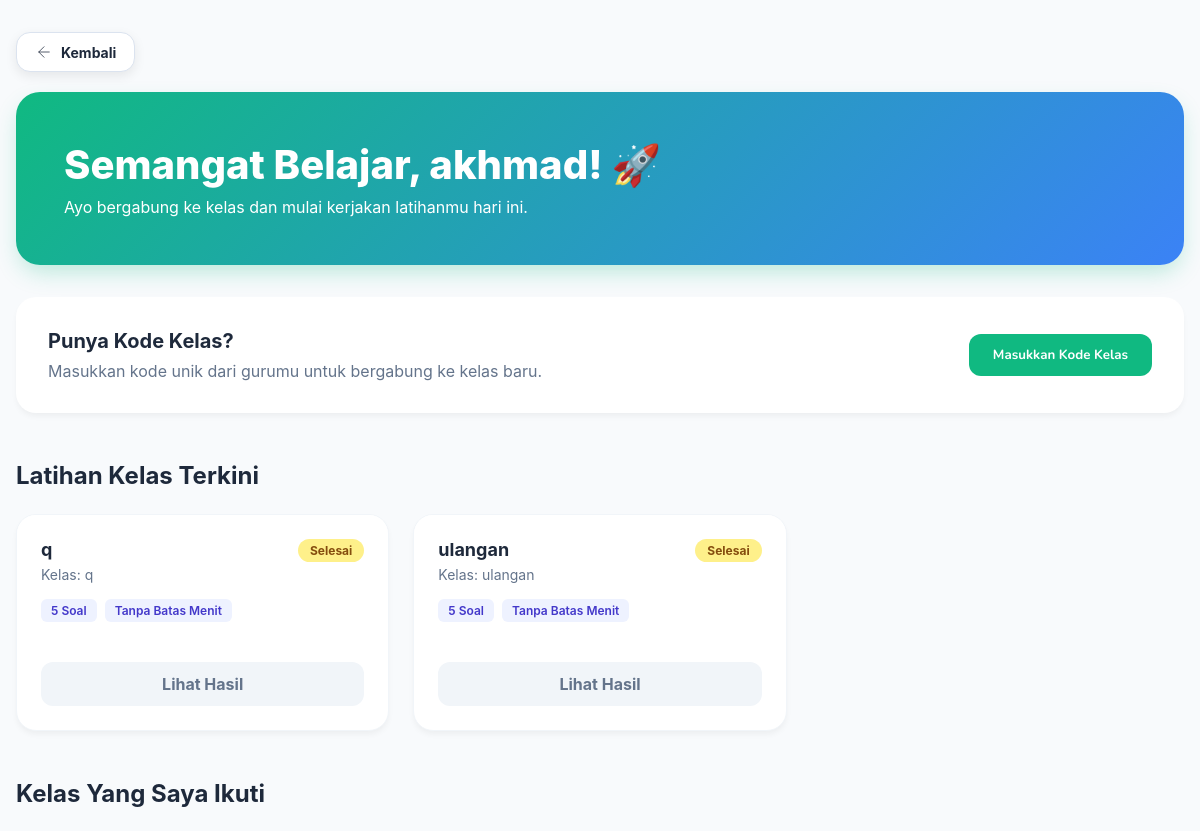
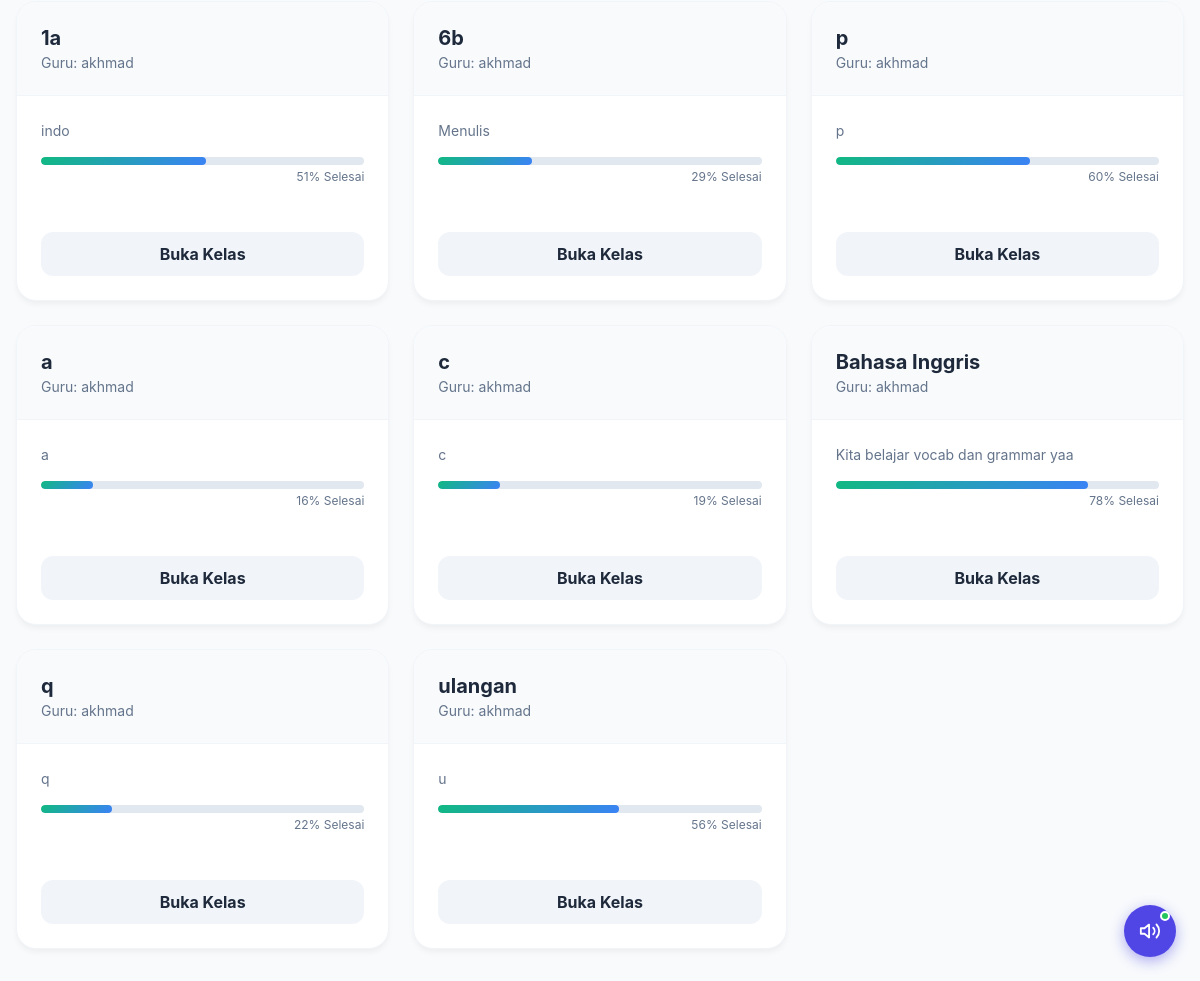
The page /murid/dashboard (signed in) on the database its author committed (2 pictures, top to bottom).
### app/models/user.py (models this page shows)
class User(Base):
    __tablename__ = "users"
    id = Column(Integer, primary_key=True, index=True)
    nama = Column(String, index=True)
    email = Column(String, unique=True, index=True)
    password = Column(String)
    role = Column(String, default="murid") # "murid" or "guru"
    foto_profil = Column(String, default="/static/assets/images/mascot.png")

### app/models/latihan.py (models this page shows)
class Latihan(Base):
    __tablename__ = "latihan"
    id = Column(Integer, primary_key=True, index=True)
    kelas_id = Column(Integer, ForeignKey("kelas.id"), index=True)
    guru_id = Column(Integer, ForeignKey("users.id"), index=True)
    judul = Column(String, index=True)
    pertanyaan = Column(Text)
    tipe_soal = Column(String, default="essay")  # "essay", "pilihan_ganda", "isian", "handwriting_huruf", "handwriting_kata", "tebak_gambar"
    metode_pembuatan = Column(String, default="manual")  # "manual", "random"
    dataset_type = Column(String, nullable=True)  # "huruf", "kata", "hewan", etc.
    jumlah_soal = Column(Integer, default=5)
    durasi_menit = Column(Integer, default=0) # 0 = tanpa batas
    waktu_mulai = Column(DateTime, nullable=True)
    waktu_selesai = Column(DateTime, nullable=True)
    status = Column(String, default="draft")  # "draft", "aktif", "selesai"
    soal_tergenerate = Column(Text, nullable=True)  # JSON list of questions
    izinkan_retry = Column(Boolean, default=False)
    max_attempt = Column(Integer, default=1)  # -1 = unlimited
    mode_timer = Column(String, default="total")  # "total", "per_soal"
    durasi_per_soal = Column(Integer, default=30)  # dalam detik
    izinkan_lihat_hasil = Column(Boolean, default=True)
    pilihan_jawaban = Column(Text, nullable=True)  # JSON format: {"A": "...", "B": "...", ...}
    jawaban_kunci = Column(Text, nullable=True)  # Jawaban yang benar
    tingkat_kesulitan = Column(String, default="mudah")  # "mudah", "sedang", "sulit"
    dibuat_pada = Column(DateTime, default=datetime.utcnow)
    diupdate_pada = Column(DateTime, default=datetime.utcnow, onupdate=datetime.utcnow)
    kelas = relationship("Kelas")
    guru = relationship("User")
    jawaban_siswa = relationship("Jawaban", back_populates="latihan", cascade="all, delete-orphan")

### app/models/kelas.py (models this page shows)
class Kelas(Base):
    __tablename__ = "kelas"
    id = Column(Integer, primary_key=True, index=True)
    nama_kelas = Column(String, index=True)
    deskripsi = Column(Text)
    guru_id = Column(Integer, ForeignKey("users.id"))
    kode_kelas = Column(String, unique=True, index=True)
    dibuat_pada = Column(DateTime, default=datetime.utcnow)
    guru = relationship("User")
    enrollments = relationship("Enrollment", back_populates="kelas", cascade="all, delete-orphan")

### app/routes/murid.py (the view)
@router.get("/dashboard", response_class=HTMLResponse)
async def murid_dashboard(request: Request, db: Session = Depends(get_db)):
    user = get_current_user(request, db)
    if not user or user.role != "murid":
        return RedirectResponse(url="/login")
    kelas_list = get_kelas_by_siswa(db, user.id)
    kelas_ids = [k.id for k in kelas_list]
    from app.models.latihan import Latihan
    latihan_tersedia = []
    if kelas_ids:
        latihan_tersedia = db.query(Latihan).filter(Latihan.kelas_id.in_(kelas_ids), Latihan.status != "draft").all()
    now = datetime.now()
    latihan_data = []
    for lat in latihan_tersedia:
        st = "aktif"
        if lat.status == "selesai":
            st = "selesai"
        else:
            if lat.waktu_mulai and now < lat.waktu_mulai:
                st = "belum_dimulai"
            elif lat.waktu_selesai and now > lat.waktu_selesai:
                st = "berakhir"
        from app.services.latihan import get_jawaban_siswa
        sudah_dikerjakan = get_jawaban_siswa(db, lat.id, user.id) is not None
        latihan_data.append({
            "latihan": lat,
            "status_waktu": st,
            "sudah_dikerjakan": sudah_dikerjakan,
            "nama_kelas": next((k.nama_kelas for k in kelas_list if k.id == lat.kelas_id), "Unknown")
        })
    import random
    kelas_list_data = []
    for k in kelas_list:
        progress_val = random.randint(10, 90)
        tugas_baru_val = sum(1 for l in latihan_data if l["latihan"].kelas_id == k.id and l["status_waktu"] == "aktif" and not l["sudah_dikerjakan"])
        kelas_list_data.append({
            "kelas": k,
            "progress": progress_val,
            "tugas_baru": tugas_baru_val
        })
    return templates.TemplateResponse(
        request=request,
        name="murid/dashboard.html",
        context={
            "user": user,
            "kelas_list": kelas_list,
            "kelas_list_data": kelas_list_data,
            "latihan_data": latihan_data
        }
    )

### app/templates/murid/dashboard.html (shortened to what this page needs)
{% extends "layout.html" %}
{% block content %}
<div class="dashboard-container">
    <div class="riwayat-back-shell">
        <a href="/beranda" class="riwayat-back-btn" id="riwayat-back" title="Kembali ke halaman sebelumnya">
            <svg viewBox="0 0 24 24" fill="none" stroke="currentColor" stroke-linecap="round" stroke-linejoin="round"
                aria-hidden="true">
                <path d="M19 12H5"></path>
                <path d="M12 19l-7-7 7-7"></path>
            </svg>
            <span>Kembali</span>
        </a>
    </div>
    <div class="welcome-section">
        <h1>Semangat Belajar, {{ user.nama }}! 🚀</h1>
        <p>Ayo bergabung ke kelas dan mulai kerjakan latihanmu hari ini.</p>
    </div>
    <div class="join-section">
        <div class="join-info">
            <h2>Punya Kode Kelas?</h2>
            <p>Masukkan kode unik dari gurumu untuk bergabung ke kelas baru.</p>
        </div>
        <button class="btn-join" id="btn-buka-modal-kode" onclick="bukaModalKode()">
            Masukkan Kode Kelas
        </button>
    </div>
    <div class="section-header">
        <h2>Latihan Kelas Terkini</h2>
    </div>
    <div class="kelas-grid" style="margin-bottom: 3rem;">
        {% if latihan_data %}
        {% for item in latihan_data %}
        <div class="kelas-card">
            <div class="kelas-header" style="background: white; border-bottom: none; padding-bottom: 0;">
                <div style="display: flex; justify-content: space-between; align-items: flex-start;">
                    <h3 style="font-size: 1.125rem; font-weight: 700; color: #1e293b; margin: 0;">{{ item.latihan.judul
                        }}</h3>
                    {% if item.status_waktu == 'belum_dimulai' %}
                    <span
                        style="background: #f1f5f9; color: #64748b; padding: 4px 12px; border-radius: 99px; font-size: 0.75rem; font-weight: 700;">Belum
                        Dimulai</span>
                    {% elif item.status_waktu == 'selesai' or item.status_waktu == 'berakhir' or item.sudah_dikerjakan
                    %}
                    <span
                        style="background: #fef08a; color: #854d0e; padding: 4px 12px; border-radius: 99px; font-size: 0.75rem; font-weight: 700;">Selesai</span>
                    {% else %}
                    <span
                        style="background: #bbf7d0; color: #166534; padding: 4px 12px; border-radius: 99px; font-size: 0.75rem; font-weight: 700;">Berlangsung</span>
                    {% endif %}
                </div>
                <div style="font-size: 0.875rem; color: #64748b; margin-top: 0.25rem;">Kelas: {{ item.nama_kelas }}
                </div>
            </div>
            <div class="kelas-body" style="padding-top: 1rem; padding-bottom: 0;">
                <div style="display: flex; gap: 0.5rem; flex-wrap: wrap; margin-bottom: 1rem;">
                    <span
                        style="background: #eef2ff; color: #4338ca; padding: 4px 10px; border-radius: 6px; font-size: 0.75rem; font-weight: 600;">{{
                        item.latihan.jumlah_soal }} Soal</span>
                    <span
                        style="background: #eef2ff; color: #4338ca; padding: 4px 10px; border-radius: 6px; font-size: 0.75rem; font-weight: 600;">{{
                        item.latihan.durasi_menit if item.latihan.durasi_menit > 0 else 'Tanpa Batas' }} Menit</span>
                </div>
            </div>
            <div class="kelas-footer">
                {% if item.status_waktu == 'aktif' and not item.sudah_dikerjakan %}
                <a href="/murid/latihan/{{ item.latihan.id }}/kerjakan" class="btn-masuk"
                    style="background: #6366f1; color: white;">Kerjakan Latihan</a>
                {% elif item.sudah_dikerjakan %}
                <a href="/murid/latihan/{{ item.latihan.id }}/hasil" class="btn-masuk"
                    style="background: #f1f5f9; color: #64748b;">Lihat Hasil</a>
                {% else %}
                <button disabled class="btn-masuk"
                    style="background: #f1f5f9; color: #94a3b8; width: 100%; border: none; cursor: not-allowed;">Belum
                    Tersedia</button>
                {% endif %}
            </div>
        </div>
        {% endfor %}
        {% else %}
        <div class="empty-state">
            <p>Belum ada latihan yang aktif untuk saat ini.</p>
        </div>
        {% endif %}
    </div>
    <div class="section-header">
        <h2>Kelas Yang Saya Ikuti</h2>
    </div>
    <div class="kelas-grid">
        {% if kelas_list %}
        {% for kelas_data in kelas_list_data %}
        <div class="kelas-card">
            <div class="kelas-header">
                <h3>
                    {{ kelas_data.kelas.nama_kelas }}
                </h3>
                <div class="guru-info">Guru: {{ kelas_data.kelas.guru.nama if kelas_data.kelas.guru else 'Anonim' }}
                </div>
            </div>
            <div class="kelas-body">
                <p>{{ kelas_data.kelas.deskripsi or 'Tidak ada deskripsi.' }}</p>
                <div class="progress-container">
                    <div class="progress-bar" style="width: {{ kelas_data.progress }}%;"></div>
                </div>
                <span class="progress-text">{{ kelas_data.progress }}% Selesai</span>
            </div>
            <div class="kelas-footer">
                <a href="/murid/kelas/{{ kelas_data.kelas.id }}/latihan" class="btn-masuk">Buka Kelas</a>
            </div>
        </div>
        {% endfor %}
        {% endif %}
    </div>
</div>
{% endblock %}

### app/static/css/global.css (style rules this page uses)
:root { --blue-50: #EFF6FF; --blue-100: #DBEAFE; --blue-200: #BFDBFE; --blue-300: #93C5FD; --blue-400: #60A5FA; --blue-500: #3B82F6; --blue-600: #2563EB; --blue-700: #1D4ED8; --blue-800: #1E40AF; --gray-50: #F8FAFC; --gray-100: #F1F5F9; --gray-200: #E2E8F0; --gray-300: #CBD5E1; --gray-400: #94A3B8; --gray-500: #64748B; --gray-700: #334155; --gray-900: #0F172A; --white: #FFFFFF; --radius-sm: 8px; --radius-md: 14px; --radius-lg: 20px; --radius-xl: 28px; --shadow-sm: 0 1px 3px rgba(0, 0, 0, .08), 0 1px 2px rgba(0, 0, 0, .06); --shadow-md: 0 4px 16px rgba(37, 99, 235, .10); --shadow-lg: 0 8px 32px rgba(37, 99, 235, .14); --transition: all .22s ease; --font: 'Nunito', sans-serif; }
*, *::before, *::after { box-sizing: border-box; margin: 0; padding: 0; }
html { scroll-behavior: smooth; }
body { font-family: var(--font); background-color: var(--gray-50); color: var(--gray-900); min-height: 100vh; -webkit-font-smoothing: antialiased; }
a { text-decoration: none; color: inherit; }
button { cursor: pointer; font-family: var(--font); border: none; outline: none; }
.riwayat-back-shell { width: 100%; display: flex !important; align-items: center !important; justify-content: flex-start !important; margin-bottom: 20px !important; margin-top: 10px !important; }
.riwayat-back-btn { display: inline-flex !important; align-items: center !important; gap: 8px !important; padding: 10px 18px !important; background: #ffffff !important; border: 1px solid #dbe3ef !important; border-radius: 14px !important; text-decoration: none !important; color: #1e293b !important; font-size: 14px !important; font-weight: 700 !important; box-shadow: 0 4px 12px rgba(0, 0, 0, 0.08) !important; transition: all 0.2s ease !important; width: fit-content !important; }
.riwayat-back-btn svg { width: 18px !important; height: 18px !important; }

### rows shown on the page
User: nama "akhmad"
Latihan: latihan.judul "q", latihan.jumlah_soal "5", latihan "Tanpa Batas"
Kelas: latihan.judul "ulangan", nama_kelas "ulangan", latihan.jumlah_soal "5", latihan "Tanpa Batas", kelas.nama_kelas "ulangan", kelas "u"
Kelas: kelas.nama_kelas "1a", kelas "indo"
User: kelas.guru "akhmad" "akhmad" "akhmad" "akhmad" "akhmad" "akhmad" "akhmad" "akhmad"
Kelas: kelas.nama_kelas "6b", kelas "Menulis"
Kelas: kelas.nama_kelas "p", kelas "p"
Kelas: kelas.nama_kelas "a", kelas "a"
Kelas: kelas.nama_kelas "c", kelas "c"
Kelas: kelas.nama_kelas "Bahasa Inggris", kelas "Kita belajar vocab dan grammar yaa"
Kelas: kelas.nama_kelas "q", kelas "q"

### other values the page prints
{{ item.nama_kelas }} "q"
{{ kelas_data.progress }} "51" "29" "60" "16" "19" "78" "22" "56"
